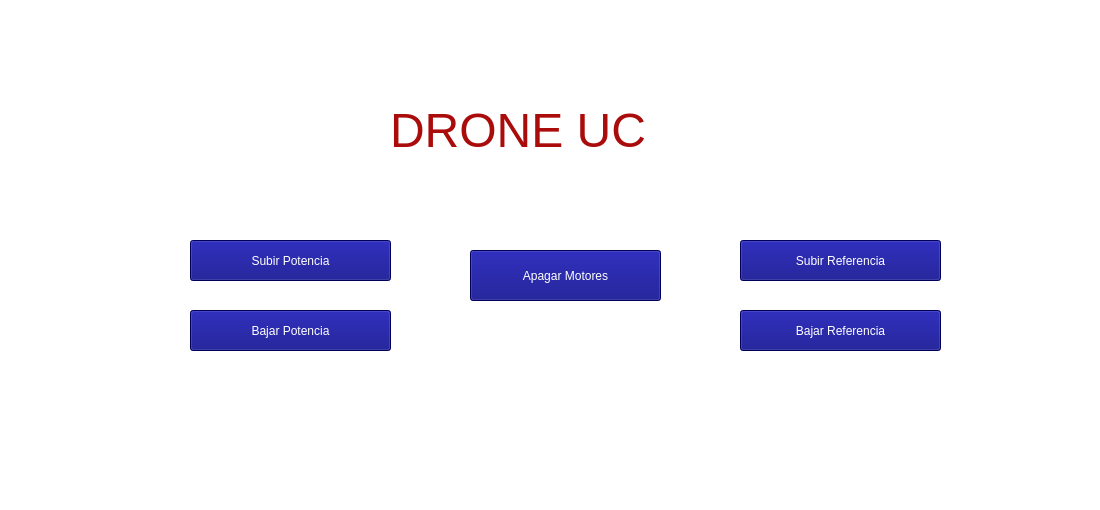
<?xml version="1.0" encoding="UTF-8"?>
<ui version="4.0">
 <class>MainWindow</class>
 <widget class="QMainWindow" name="MainWindow">
  <property name="geometry">
   <rect>
    <x>0</x>
    <y>0</y>
    <width>1100</width>
    <height>510</height>
   </rect>
  </property>
  <property name="windowTitle">
   <string>MainWindow</string>
  </property>
  <property name="styleSheet">
   <string notr="true">background-color: rgb(255, 255, 255);</string>
  </property>
  <widget class="QWidget" name="centralwidget">
   <widget class="QLabel" name="Titulo">
    <property name="geometry">
     <rect>
      <x>390</x>
      <y>100</y>
      <width>361</width>
      <height>61</height>
     </rect>
    </property>
    <property name="styleSheet">
     <string notr="true">font: 8pt &quot;Swis721 Blk BT&quot;;
color: rgb(170, 11, 11);</string>
    </property>
    <property name="text">
     <string>&lt;html&gt;&lt;head/&gt;&lt;body&gt;&lt;p&gt;&lt;span style=&quot; font-size:36pt;&quot;&gt;DRONE UC&lt;/span&gt;&lt;/p&gt;&lt;/body&gt;&lt;/html&gt;</string>
    </property>
   </widget>
   <widget class="QPushButton" name="Boton_apagar">
    <property name="geometry">
     <rect>
      <x>470</x>
      <y>250</y>
      <width>191</width>
      <height>51</height>
     </rect>
    </property>
    <property name="styleSheet">
     <string notr="true">background-color: rgb(0, 0, 127);
font: 14pt &quot;MS Shell Dlg 2&quot;;
color: rgb(255, 255, 255);</string>
    </property>
    <property name="text">
     <string>Apagar Motores</string>
    </property>
   </widget>
   <widget class="QLabel" name="Consola">
    <property name="geometry">
     <rect>
      <x>90</x>
      <y>390</y>
      <width>911</width>
      <height>61</height>
     </rect>
    </property>
    <property name="text">
     <string/>
    </property>
   </widget>
   <widget class="QPushButton" name="Boton_Subir_Potencia">
    <property name="geometry">
     <rect>
      <x>190</x>
      <y>240</y>
      <width>201</width>
      <height>41</height>
     </rect>
    </property>
    <property name="styleSheet">
     <string notr="true">background-color: rgb(0, 0, 127);
font: 14pt &quot;MS Shell Dlg 2&quot;;
color: rgb(255, 255, 255);</string>
    </property>
    <property name="text">
     <string>Subir Potencia</string>
    </property>
   </widget>
   <widget class="QPushButton" name="Boton_Baja_Potencia">
    <property name="geometry">
     <rect>
      <x>190</x>
      <y>310</y>
      <width>201</width>
      <height>41</height>
     </rect>
    </property>
    <property name="styleSheet">
     <string notr="true">background-color: rgb(0, 0, 127);
font: 14pt &quot;MS Shell Dlg 2&quot;;
color: rgb(255, 255, 255);</string>
    </property>
    <property name="text">
     <string>Bajar Potencia</string>
    </property>
   </widget>
   <widget class="QPushButton" name="Boton_Subir_Ref">
    <property name="geometry">
     <rect>
      <x>740</x>
      <y>240</y>
      <width>201</width>
      <height>41</height>
     </rect>
    </property>
    <property name="styleSheet">
     <string notr="true">background-color: rgb(0, 0, 127);
font: 14pt &quot;MS Shell Dlg 2&quot;;
color: rgb(255, 255, 255);</string>
    </property>
    <property name="text">
     <string>Subir Referencia</string>
    </property>
   </widget>
   <widget class="QPushButton" name="Boton_Bajar_Ref">
    <property name="geometry">
     <rect>
      <x>740</x>
      <y>310</y>
      <width>201</width>
      <height>41</height>
     </rect>
    </property>
    <property name="styleSheet">
     <string notr="true">background-color: rgb(0, 0, 127);
font: 14pt &quot;MS Shell Dlg 2&quot;;
color: rgb(255, 255, 255);</string>
    </property>
    <property name="text">
     <string>Bajar Referencia</string>
    </property>
   </widget>
  </widget>
  <widget class="QStatusBar" name="statusbar"/>
 </widget>
 <resources/>
 <connections/>
</ui>
